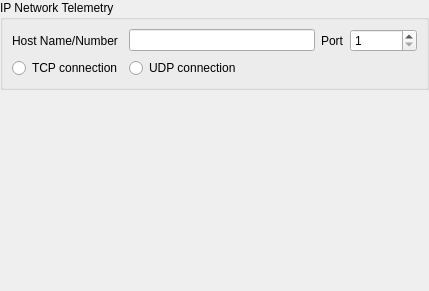
<?xml version="1.0" encoding="UTF-8"?>
<ui version="4.0">
 <class>IPconnectionOptionsPage</class>
 <widget class="QWidget" name="IPconnectionOptionsPage">
  <property name="geometry">
   <rect>
    <x>0</x>
    <y>0</y>
    <width>429</width>
    <height>291</height>
   </rect>
  </property>
  <property name="windowTitle">
   <string>Form</string>
  </property>
  <layout class="QVBoxLayout" name="verticalLayout">
   <property name="margin">
    <number>0</number>
   </property>
   <item>
    <widget class="QScrollArea" name="scrollArea">
     <property name="sizePolicy">
      <sizepolicy hsizetype="Expanding" vsizetype="Minimum">
       <horstretch>0</horstretch>
       <verstretch>0</verstretch>
      </sizepolicy>
     </property>
     <property name="frameShape">
      <enum>QFrame::NoFrame</enum>
     </property>
     <property name="frameShadow">
      <enum>QFrame::Plain</enum>
     </property>
     <property name="widgetResizable">
      <bool>true</bool>
     </property>
     <widget class="QWidget" name="scrollAreaWidgetContents">
      <property name="geometry">
       <rect>
        <x>0</x>
        <y>0</y>
        <width>429</width>
        <height>125</height>
       </rect>
      </property>
      <layout class="QGridLayout" name="gridLayout">
       <property name="margin">
        <number>0</number>
       </property>
       <item row="0" column="0">
        <widget class="QGroupBox" name="groupBox">
         <property name="title">
          <string>IP Network Telemetry</string>
         </property>
         <layout class="QGridLayout" name="gridLayout_2">
          <item row="1" column="0">
           <widget class="QLabel" name="label_2">
            <property name="text">
             <string>Host Name/Number</string>
            </property>
           </widget>
          </item>
          <item row="1" column="1">
           <widget class="QLineEdit" name="HostName"/>
          </item>
          <item row="1" column="2">
           <widget class="QLabel" name="label_3">
            <property name="text">
             <string>Port</string>
            </property>
           </widget>
          </item>
          <item row="1" column="3">
           <widget class="QSpinBox" name="Port">
            <property name="minimum">
             <number>1</number>
            </property>
            <property name="maximum">
             <number>999999</number>
            </property>
           </widget>
          </item>
          <item row="2" column="0">
           <widget class="QRadioButton" name="UseTCP">
            <property name="text">
             <string>TCP connection</string>
            </property>
           </widget>
          </item>
          <item row="2" column="1">
           <widget class="QRadioButton" name="UseUDP">
            <property name="text">
             <string>UDP connection</string>
            </property>
           </widget>
          </item>
         </layout>
        </widget>
       </item>
      </layout>
     </widget>
    </widget>
   </item>
   <item>
    <spacer name="verticalSpacer">
     <property name="orientation">
      <enum>Qt::Vertical</enum>
     </property>
     <property name="sizeHint" stdset="0">
      <size>
       <width>20</width>
       <height>40</height>
      </size>
     </property>
    </spacer>
   </item>
  </layout>
 </widget>
 <resources/>
 <connections/>
</ui>
